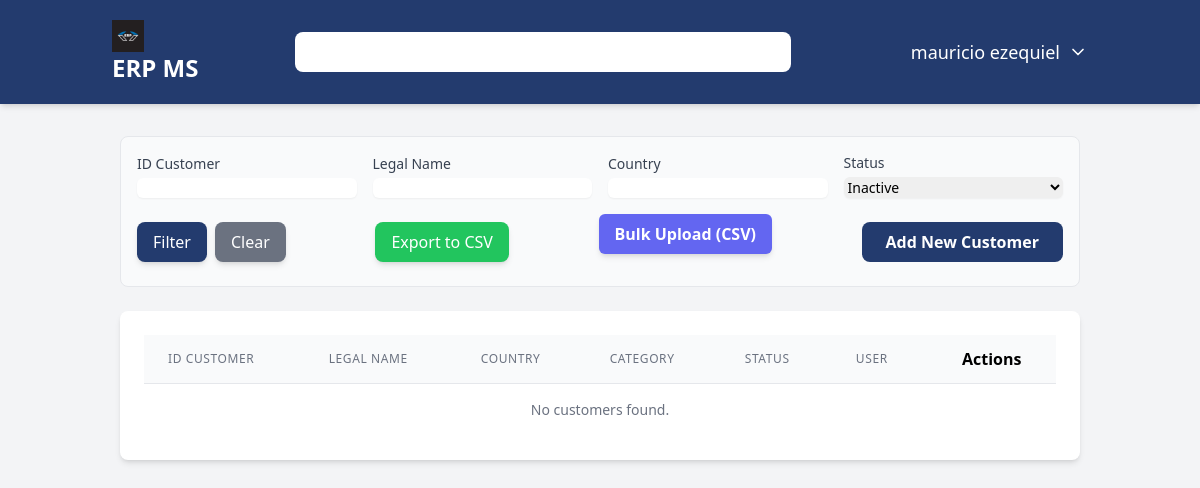
Page /customers/ (signed in) on the earlier database version.
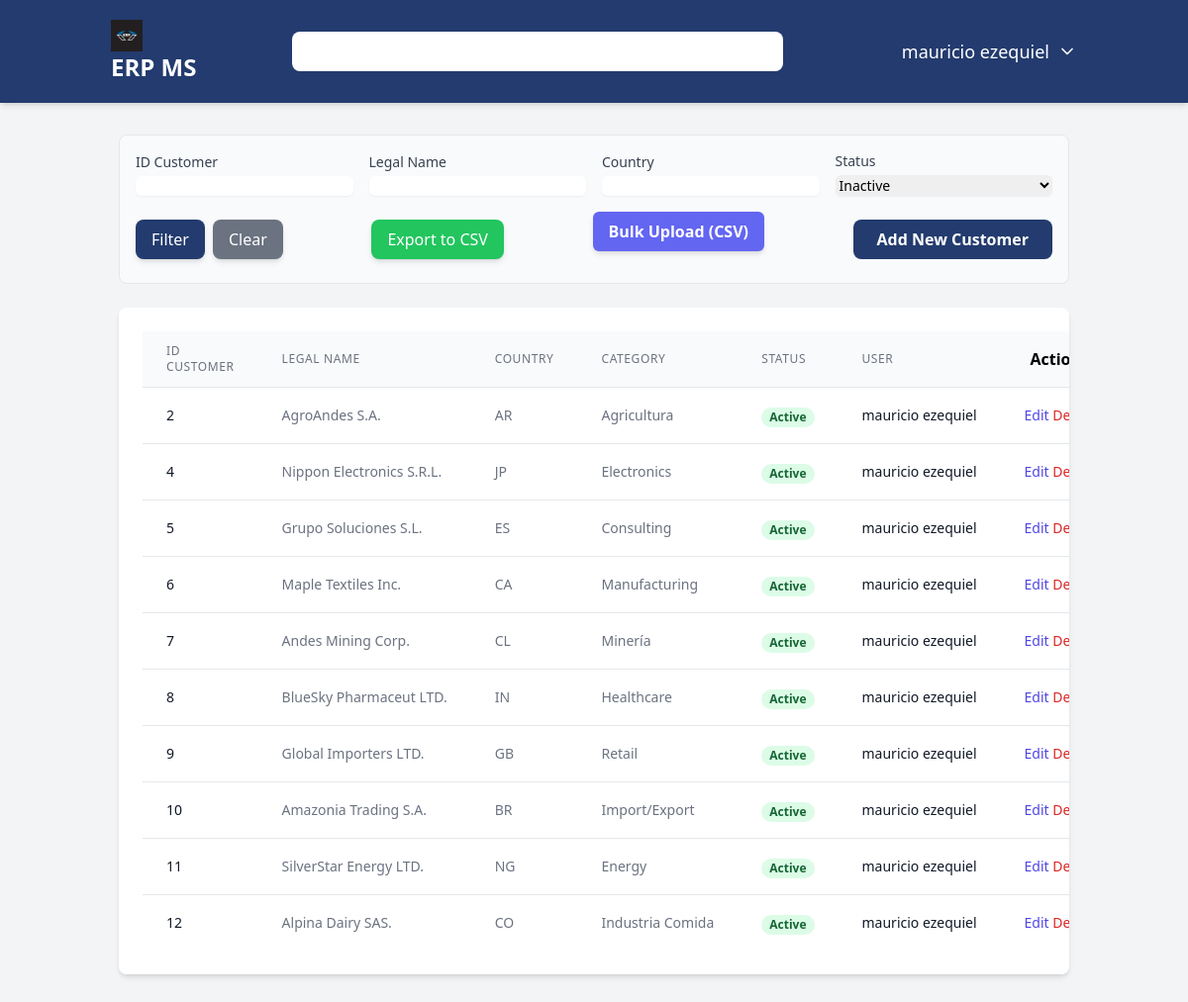
Same page on the later database version.
### users/models.py (models this page shows)
class User(AbstractUser):
    user_id = models.AutoField(primary_key=True)
    username = models.CharField(max_length=150, unique=True)
    password = models.CharField(max_length=128)
    USERNAME_FIELD = 'username'
    class Meta:
        db_table = 'users'
        verbose_name = 'User'
        verbose_name_plural = 'Users'

### customers/models.py (models this page shows, shortened)
class Customer(models.Model):
    id_customer = models.CharField(max_length=50, null=True, unique=True, verbose_name="Customer ID")
    legal_name = models.CharField(max_length=150, verbose_name="Legal Name")
    name = models.TextField(max_length=100, verbose_name="Name")
    tax_id = models.CharField(max_length=30, verbose_name="Tax ID")
    country = models.CharField(max_length=70, verbose_name="Country")
    state_province = models.CharField(max_length=70, verbose_name="State/Province")
    city = models.CharField(max_length=100, verbose_name="City")
    address = models.CharField(max_length=150, verbose_name="Address")
    zip_code = models.IntegerField(verbose_name="Zip Code")
    phone = models.IntegerField(verbose_name="Phone")
    email = models.EmailField(max_length=150, verbose_name="Email")
    contact_name = models.CharField(max_length=150, verbose_name="Contact Name")
    contact_role = models.CharField(max_length=150, verbose_name="Contact Role")
    category = models.CharField(max_length=150, verbose_name="Category")
    payment_terms = models.CharField(max_length=150, verbose_name="Payment Terms")
    currency = models.CharField(max_length=150, verbose_name="Currency")
    payment_method = models.CharField(max_length=150, verbose_name="Payment Method")
    bank_account = models.CharField(max_length=150, verbose_name="Bank Account")
    status = models.CharField(max_length=50, verbose_name="Status")
    create_at = models.DateTimeField(auto_now_add=True)
    updated_at = models.DateTimeField(auto_now=True)
    created_by = models.ForeignKey(settings.AUTH_USER_MODEL, on_delete=models.SET_NULL, null=True)
    class Meta:
        verbose_name = "Customer"
        verbose_name_plural = "Customers"

### customers/views.py (the view, shortened to what this page needs)
# urls.py: path('', views.customers_list, name='customers_list'),
@login_required
def customers_list(request):
    max_permission = UserRole.objects.filter(user_id=request.user).aggregate(max_permission=models.Max('role__customers'))['max_permission'] or 0
    if max_permission == 0:
        return redirect('dashboard')
    customer_list = Customer.objects.all()
    id_customer = request.GET.get('id_customer')
    legal_name = request.GET.get('legal_name')
    country = request.GET.get('country')
    status = request.GET.get('status')
    if id_customer:
        customer_list = customer_list.filter(id_customer__icontains=id_customer)
    if legal_name:
        customer_list = customer_list.filter(legal_name__icontains=legal_name)
    if country:
        customer_list = customer_list.filter(country__icontains=country)
    if status:
        customer_list = customer_list.filter(status__icontains=status)
    paginator = Paginator(customer_list, 10)  # Show 10 customers per page
    page_number = request.GET.get('page')
    page_obj = paginator.get_page(page_number)
    return render(request, 'customers/customer_list.html', {'page_obj': page_obj})

### core/context_processors.py (called while the page is built)
def get_permissions(request):
    permissions = {
        'customers': 0,
        'suppliers': 0,
        'materials': 0,
        'purchases': 0,
        'sales': 0,
        'inventory': 0,
        'accounting': 0,
        'reporting': 0,
    }
    roles = []
    if request.user.is_authenticated:
        user_roles = UserRole.objects.filter(user_id=request.user.pk)
        roles = [ur.role.role_name for ur in user_roles]
        for user_role in user_roles:
            role = user_role.role
            for module in permissions.keys():
                current_permission = getattr(role, module, 0)
                if current_permission > permissions[module]:
                    permissions[module] = current_permission
    return {'permissions': permissions, 'roles': roles}

### customers/templates/customers/customer_list.html (shortened to what this page needs)
{% extends 'core/base.html' %}
{% load static %}
{% block content %}
<div class="mb-6 p-4 border rounded-lg bg-gray-50">
    <form method="get" action="{% url 'customers:customers_list' %}" class="grid grid-cols-1 md:grid-cols-4 gap-4 items-end">
        <div class="col-span-1">
            <label for="id_customer" class="block text-sm font-medium text-gray-700">ID Customer</label>
            <input type="text" name="id_customer" id="id_customer" value="{{ request.GET.id_customer }}" class="mt-1 block w-full rounded-md border-gray-300 shadow-sm focus:border-indigo-500 focus:ring-indigo-500 sm:text-sm">
        </div>
        <div class="col-span-1">
            <label for="legal_name" class="block text-sm font-medium text-gray-700">Legal Name</label>
            <input type="text" name="legal_name" id="legal_name" value="{{ request.GET.legal_name }}" class="mt-1 block w-full rounded-md border-gray-300 shadow-sm focus:border-indigo-500 focus:ring-indigo-500 sm:text-sm">
        </div>
        <div class="col-span-1">
            <label for="country" class="block text-sm font-medium text-gray-700">Country</label>
            <input type="text" name="country" id="country" value="{{ request.GET.country }}" class="mt-1 block w-full rounded-md border-gray-300 shadow-sm focus:border-indigo-500 focus:ring-indigo-500 sm:text-sm">
        </div>
        <div class="col-span-1">
            <label for="status" class="block text-sm font-medium text-gray-700">Status</label>
            <select name="status" id="status" class="mt-1 block w-full rounded-md border-gray-300 shadow-sm focus:border-indigo-500 focus:ring-indigo-500 sm:text-sm">
                <option value="Inactive" {% if not request.GET.status == "Inactive" %}selected{% endif %}>Inactive</option>
            </select>
        </div>
<div class="col-span-1 md:col-span-4">
    <div class="flex items-center justify-between">
        <div class="flex space-x-2">
            <button type="submit" class="w-full md:w-auto bg-[#233b6e] text-white px-4 py-2 rounded-lg shadow-md hover:bg-[#1a2c53] transition-colors duration-300">Filter</button>
            <a href="{% url 'customers:customers_list' %}" class="w-full md:w-auto bg-gray-500 text-white px-4 py-2 rounded-lg shadow-md hover:bg-gray-600 transition-colors duration-300 text-center">Clear</a>
        </div>
        <div class="flex items-center space-x-2 mt-4 md:mt-0">
            <a href="?export=csv" class="bg-green-500 text-white px-4 py-2 rounded-lg shadow-md hover:bg-green-700 transition-colors duration-300">
                Export to CSV
            </a>
        </div>
        <div class="flex justify-end mb-4">
            <a href="{% url 'customers:customer_bulk_create' %}" class="bg-indigo-500 text-white font-semibold px-4 py-2 rounded-md shadow-md hover:bg-indigo-700 transition duration-300">
                Bulk Upload (CSV)
            </a>
        </div>
        {% if permissions.customers >= 2 %}
        <a href="{% url 'customers:customer_create' %}" class="bg-[#233b6e] text-white font-semibold py-2 px-6 rounded-lg text-center transition-colors duration-300 hover:bg-[#1a2c53]">Add New Customer</a>
        {% endif %}
    </div>
</div>
</form>
</div>
<div class="bg-white p-6 rounded-lg shadow-md overflow-x-auto">
    <table class="min-w-full divide-y divide-gray-200">
        <thead class="bg-gray-50">
            <tr>
                <th scope="col" class="px-6 py-3 text-left text-xs font-medium text-gray-500 uppercase tracking-wider">ID Customer</th>
                <th scope="col" class="px-6 py-3 text-left text-xs font-medium text-gray-500 uppercase tracking-wider">Legal Name</th>
                <th scope="col" class="px-6 py-3 text-left text-xs font-medium text-gray-500 uppercase tracking-wider">Country</th>
                <th scope="col" class="px-6 py-3 text-left text-xs font-medium text-gray-500 uppercase tracking-wider">Category</th>
                <th scope="col" class="px-6 py-3 text-left text-xs font-medium text-gray-500 uppercase tracking-wider">Status</th>
                <th scope="col" class="px-6 py-3 text-left text-xs font-medium text-gray-500 uppercase tracking-wider">User</th>
                {% if permissions.customers >= 2 %}
                <th scope="col" class="relative px-6 py-3">Actions</th>
                {% endif %}
            </tr>
        </thead>
        <tbody class="bg-white divide-y divide-gray-200">
            {% for customer in page_obj %}
            <tr>
                <td class="px-6 py-4 whitespace-nowrap text-sm font-medium text-gray-900">{{customer.id_customer}}</td>
                <td class="px-6 py-4 whitespace-nowrap text-sm text-gray-500">{{customer.legal_name}}</td>
                <td class="px-6 py-4 whitespace-nowrap text-sm text-gray-500">{{customer.country}}</td>
                <td class="px-6 py-4 whitespace-nowrap text-sm text-gray-500">{{customer.category}}</td>
                <td class="px-6 py-4 whitespace-nowrap">
                    <span class="px-2 inline-flex text-xs leading-5 font-semibold rounded-full {% if customer.status == 'Active' %}bg-green-100 text-green-800{% else %} bg-red-100 text-red-800{% endif %}">
                        {{customer.status}}
                    </span>
                </td>
                <td class="px-6 py-4 whitespace-nowrap text-sm text-gray-900">{{customer.created_by.username}}</td>
                {% if permissions.customers >= 2 %}
                <td class="px-6 py-4 whitespace-nowrap text-sm font-medium">
                    <a href="{% url 'customers:customer_edit' customer.pk %}" class="text-indigo-600 hover:text-indigo-900">Edit</a>
                    <form action="{% url 'customers:customer_delete' customer.pk %}" method="post" class="inline-block">
                        <button type="submit" class="text-red-600 hover:text-red-900 transition-colors duration-300" title="Delete" onclick="return confirm('Are you sure you want to delete this customer?');">
                            Delete
                        </button>
                    </form>
                </td>
                {% endif %}
            </tr>
            {% empty %}
            <tr>
                <td colspan="7" class="px-6 py-4 whitespace-nowrap text-sm text-gray-500 text-center">No customers found.</td>
            </tr>
            {% endfor %}
        </tbody>
    </table>
{% endblock content %}

### core/templates/core/base.html (shortened to what this page needs)
{% load static %}
<!DOCTYPE html>
<html lang="en">
<head>
    <script src="https://cdn.tailwindcss.com"></script>
</head>
<body class="bg-gray-100 font-sans">
    <nav class="bg-[#233b6e] text-white shadow-md">
        <div class="container mx-auto px-4 py-4 flex flex-col md:flex-row justify-between items-center space-y-4 md:space-y-0">
            <a href="{% url 'dashboard' %}" class="text-2xl font-bold rounded-lg px-2 py-1 transition-all hover:bg-white/10">
                <img src="{% static 'img/logo-erp.jpg' %}" alt="ERP MS" class="h-8 w-8">
                <span>ERP MS</span>
            </a>
            <div class="relative w-full md:w-1/2">
                <input type="text" id="transaction-input" class="w-full rounded-lg px-4 py-2 text-gray-800 focus:outline-none focus:ring-2 focus:ring-white/50 placeholder-gray-400">
            </div>
            <div class="flex items-center space-x-6">
                <div class="relative">
                    <button id="user-menu-button" class="flex items-center space-x-2 text-lg font-medium transition-all hover:bg-white/10 p-2 rounded-lg">
                        <span>{{ user.first_name|default:user.username }}</span>
                        <svg xmlns="http://www.w3.org/2000/svg" width="20" height="20" viewBox="0 0 24 24" fill="none" stroke="currentColor" stroke-width="2" stroke-linecap="round" stroke-linejoin="round" class="lucide lucide-chevron-down"><path d="m6 9 6 6 6-6"></path></svg>
                    </button>
                </div>
            </div>
        </div>
    </nav>
    <main class="container mx-auto  p-8">
        {% block content %}
        {% endblock %}
    </main>
</body>
</html>

Differences in the rows shown:
added Customer: id_customer "2", legal_name "AgroAndes S.A.", country "AR", category "Agricultura", status "Active", created_by.username "mauricio ezequiel"
added Customer: id_customer "4", legal_name "Nippon Electronics S.R.L.", country "JP", category "Electronics", status "Active", created_by.username "mauricio ezequiel"
added Customer: id_customer "5", legal_name "Grupo Soluciones S.L.", country "ES", category "Consulting", status "Active", created_by.username "mauricio ezequiel"
added Customer: id_customer "6", legal_name "Maple Textiles Inc.", country "CA", category "Manufacturing", status "Active", created_by.username "mauricio ezequiel"
added Customer: id_customer "7", legal_name "Andes Mining Corp.", country "CL", category "Minería", status "Active", created_by.username "mauricio ezequiel"
added Customer: id_customer "8", legal_name "BlueSky Pharmaceut LTD.", country "IN", category "Healthcare", status "Active", created_by.username "mauricio ezequiel"
added Customer: id_customer "9", legal_name "Global Importers LTD.", country "GB", category "Retail", status "Active", created_by.username "mauricio ezequiel"
added Customer: id_customer "10", legal_name "Amazonia Trading S.A.", country "BR", category "Import/Export", status "Active", created_by.username "mauricio ezequiel"
added Customer: id_customer "11", legal_name "SilverStar Energy LTD.", country "NG", category "Energy", status "Active", created_by.username "mauricio ezequiel"
added Customer: id_customer "12", legal_name "Alpina Dairy SAS.", country "CO", category "Industria Comida", status "Active", created_by.username "mauricio ezequiel"
Other differences:
text no longer shown: "No customers found."
